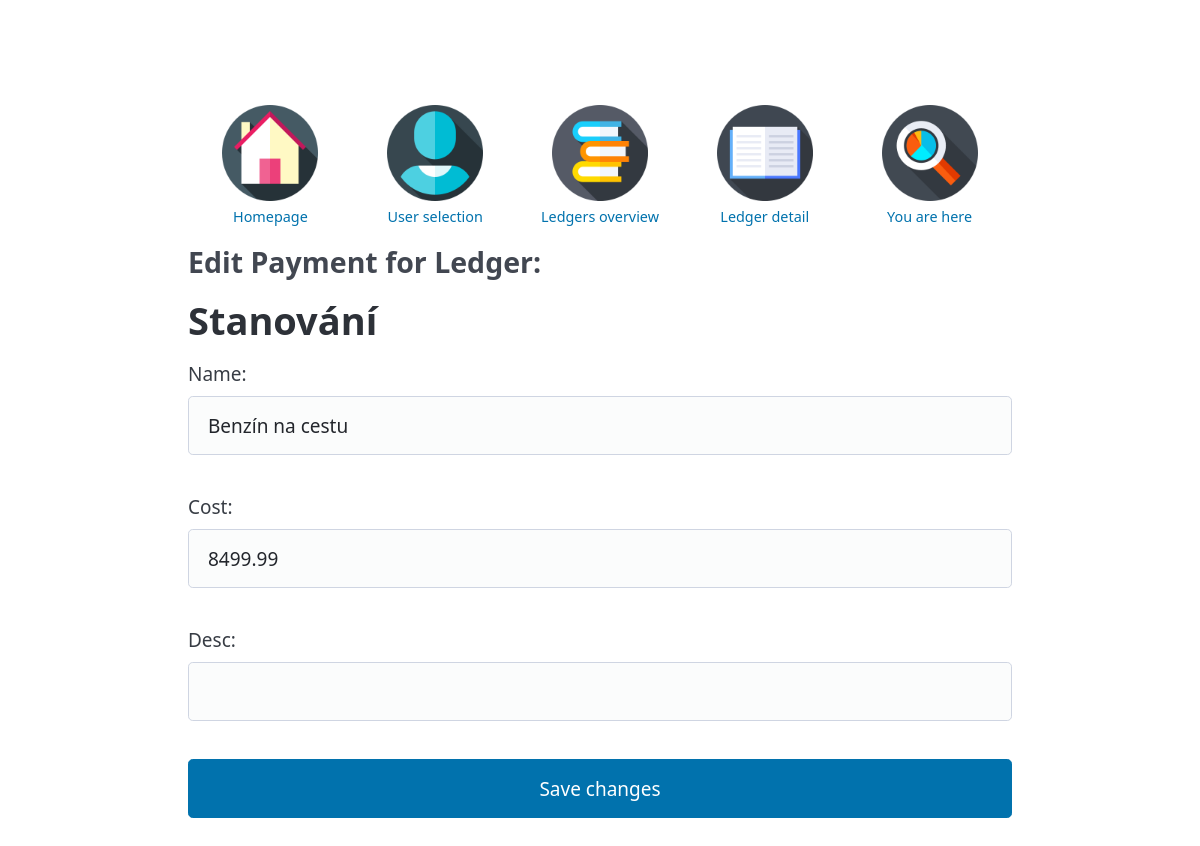
/payment_detail/1/2/3/edit/, run on an earlier commit of the app's database.
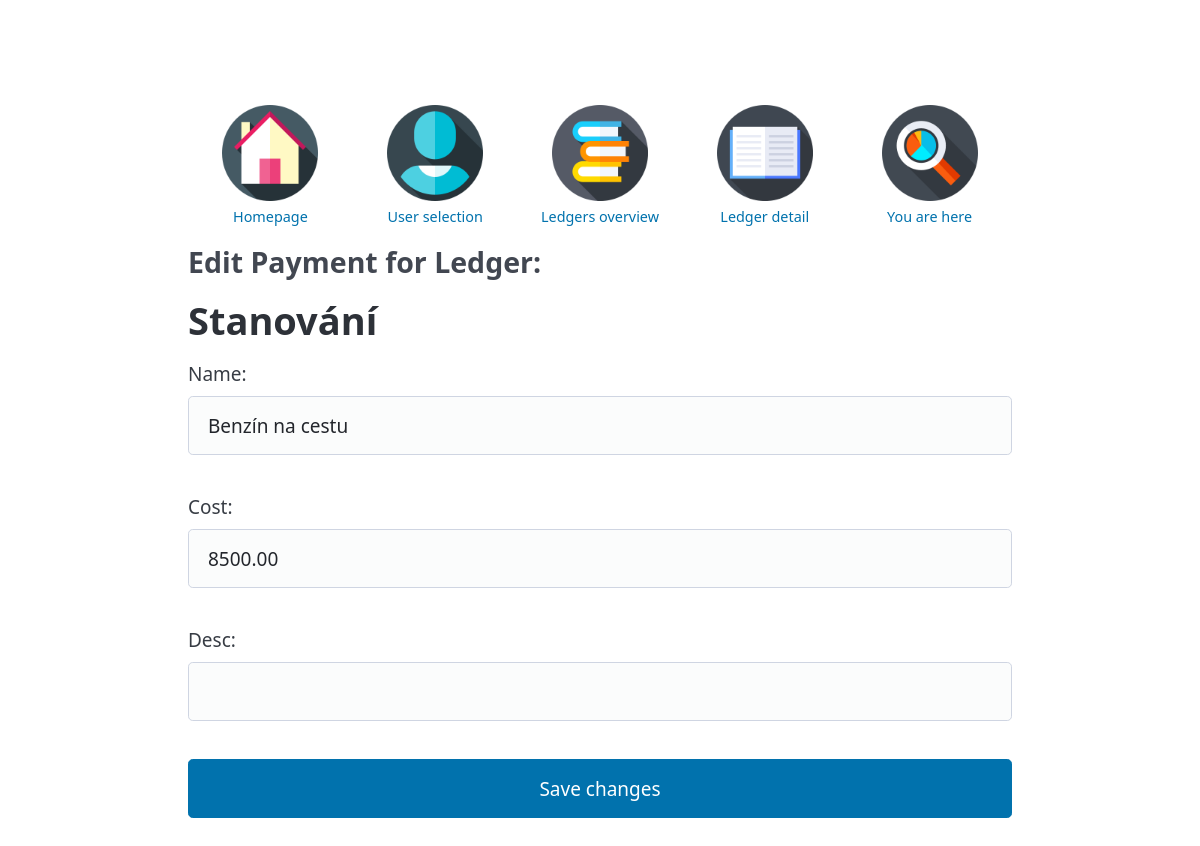
And on a later commit of the database.
### Bill_2_split/models.py (models this page shows, shortened)
class AbstractBase(models.Model):
    name = models.CharField(max_length=100)
    slug = models.SlugField(max_length=100, blank=True)
    desc = models.CharField(max_length=2000, blank=True)
    class Meta:
        abstract = True

class Payment(AbstractBase):
    user = models.ForeignKey(User, on_delete=models.PROTECT)
    ledger = models.ForeignKey(Ledger, on_delete=models.PROTECT)
    entry_time = models.DateTimeField(default=datetime.now)
    cost = models.DecimalField(max_digits=10, decimal_places=2)
    payment_time = models.DateTimeField(default=datetime.now)

### Bill_2_split/views.py (the view, shortened to what this page needs)
class PaymentEditView(UpdateView):
    model = Payment
    template_name = 'Bill_2_split/payment_edit.html'
    fields = ['name', 'cost', 'desc']
    def get_object(self, queryset=None):
        payment_pk = self.kwargs.get('payment_pk')
        return get_object_or_404(Payment, pk=payment_pk)
    def get_context_data(self, **kwargs):
        context = super().get_context_data(**kwargs)
        user_id = self.kwargs.get('user_pk')
        context['user'] = get_object_or_404(User, pk=user_id)
        context['ledger'] = self.object.ledger
        return context

### Bill_2_split/templates/Bill_2_split/payment_edit.html (shortened to what this page needs)
{% extends 'Bill_2_split/_base.html' %}
{% block Bill_2_split_content %}
{% load static %}
<nav id="horni-nav">
    <ul>
    <li><a href="{% url 'Bill_2_split:IndexView' %}">
            <img src="{% static 'Bill_2_split/icons/home_page.png' %}"><span>Homepage</span></a></li>
    <li><a href="{% url 'Bill_2_split:UserView' %}">
            <img src="{% static 'Bill_2_split/icons/user.png' %}"><span>User selection</span></a></li>
    <li><a href="{% url 'Bill_2_split:ListOfLedgersView' user.pk %}">
            <img src="{% static 'Bill_2_split/icons/ledgers.png' %}"><span>Ledgers overview</span></a></li>
    <li><a href="{% url 'Bill_2_split:LedgerDetailView' ledger.pk user.pk %}">
            <img src="{% static 'Bill_2_split/icons/ledger.png' %}"><span>Ledger detail</span></a></li>
    <li><a href="#">
            <img src="{% static 'Bill_2_split/icons/glass.png' %}"><span>You are here</span></a></li>
    </ul>
</nav>
<h3>Edit Payment for Ledger:</h3>
<h1>{{ ledger.name }}</h1>
<form method="post">
    {{ form.as_p }}
    <button type="submit">Save changes</button>
</form>
{% endblock %}

What changed in the data, as far as the page shows it:
changed Payment "Benzín na cestu": cost "8499.99" → "8500.00"
